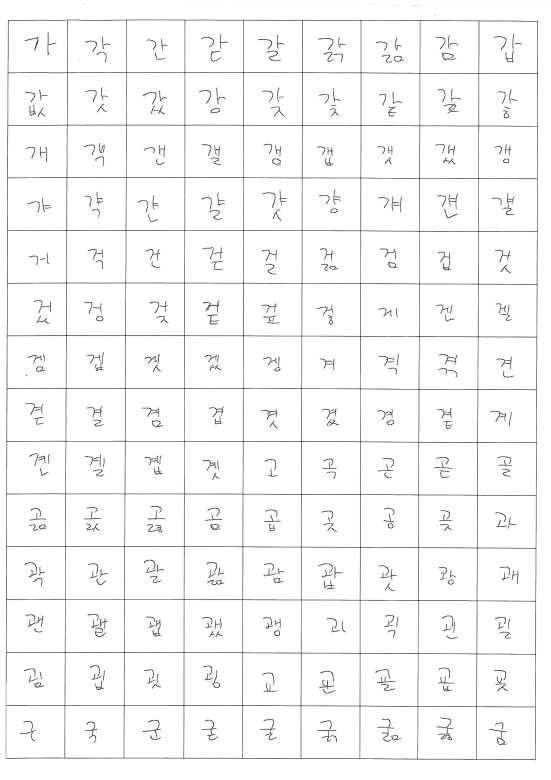
%> input picture Data/scan_data/001~01.jpg, 1653 x 2338 px (shown at 1/3 size); its folder holds only this picture in this run
$ octave main.m   (GNU Octave 9; MATLAB toolbox functions it lacks are replaced by stand-ins)
%> lines starting %> are read from the running program, lines starting %| are printed output that depends on the picture
### Data/imgresize.m
%# Initializations:
function [out] = imgresize(im, out_dims)

    %// Get some necessary variables first
    in_rows = size(im,1);
    in_cols = size(im,2);
    out_rows = out_dims(1);
    out_cols = out_dims(2);

    %// Let S_R = R / R'
    S_R = in_rows / out_rows;
    %// Let S_C = C / C'
    S_C = in_cols / out_cols;

    %// Define grid of co-ordinates in our image
    %// Generate (x,y) pairs for each point in our image
    [cf, rf] = meshgrid(1 : out_cols, 1 : out_rows);

    %// Let r_f = r'*S_R for r = 1,...,R'
    %// Let c_f = c'*S_C for c = 1,...,C'
    rf = rf * S_R;
    cf = cf * S_C;

    %// Let r = floor(rf) and c = floor(cf)
    r = floor(rf);
    c = floor(cf);

    %// Any values out of range, cap
    r(r < 1) = 1;
    c(c < 1) = 1;
    r(r > in_rows - 1) = in_rows - 1;
    c(c > in_cols - 1) = in_cols - 1;

    %// Let delta_R = rf - r and delta_C = cf - c
    delta_R = rf - r;
    delta_C = cf - c;

    %// Final line of algorithm
    %// Get column major indices for each point we wish
    %// to access
    in1_ind = sub2ind([in_rows, in_cols], r, c);
    in2_ind = sub2ind([in_rows, in_cols], r+1,c);
    in3_ind = sub2ind([in_rows, in_cols], r, c+1);
    in4_ind = sub2ind([in_rows, in_cols], r+1, c+1);

    %// Now interpolate
    %// Go through each channel for the case of colour
    %// Create output image that is the same class as input
    out = zeros(out_rows, out_cols, size(im, 3));
    out = cast(out, class(im));

    for idx = 1 : size(im, 3)
        chan = double(im(:,:,idx)); %// Get i'th channel
        %// Interpolate the channel
        tmp = chan(in1_ind).*(1 - delta_R).*(1 - delta_C) + ...
                       chan(in2_ind).*(delta_R).*(1 - delta_C) + ...
                       chan(in3_ind).*(1 - delta_R).*(delta_C) + ...
                       chan(in4_ind).*(delta_R).*(delta_C);
        out(:,:,idx) = cast(tmp, class(im));
    end

### Data/character_dist.m
function result = character_dist(pic)
    i_end = size(pic,1);
    j_end = size(pic,2);
    repic = double(reshape(pic,i_end*j_end,1));
    msize = 4;
    c = std(repic);			%weight for binary algorithm ( have a standard deviation)
    pic2 =-1*ones(i_end+8*msize,j_end+8*msize);	%for parallel processing, create pic2
    %all of pixel is -1 for making edge to be -1 since

    pic2([4*msize+1:i_end+4*msize],[4*msize+1:j_end+4*msize])=pic;
    for i = 4*msize+1:i_end+4*msize
        for j = 4*msize+1:j_end+4*msize
            newarr = pic2([i-4*msize:i+4*msize],[j-4*msize:j+4*msize]); %9 by 9 mask for binalization
            sumofpic = sum(sum(newarr)); %get all some of mask
            idx = find(newarr== -1); % get # of edge of pic2 by counting -1 pixel
            idxnum = length(idx);
            T_point = (sumofpic+idxnum)/((8*msize+1)^2-idxnum); %T_point = mean of mask without edge
            T_point = max(T_point,c);
            if T_point>=pic2(i,j)
                pic(i-4*msize,j-4*msize) = 0;
            end

        end

    end
    result = pic;
end

### Data/main.m
%% Set initial condition

close all
clear
%% Set Data_path and collect raw data in Data_path
scan_path = fullfile('scan_data'); %이 함수가 있는 곳에 data라는 폴더 안에 이미지 파일을 저장해 둘것.
data_scenes = dir(fullfile(scan_path, '*.jpg')); %data 폴더 내의 사진들을 dir형식으로 하나씩 파일 이름순으로 저장해둠

%% Set label of Korean data we want
string = '가각간갇갈갉갊감갑값갓갔강갖갗같갚갛개객갠갤갬갭갯갰갱갸갹갼걀걋걍걔걘걜거걱건걷걸걺검겁것겄겅겆겉겊겋게겐겔겜겝겟겠겡겨격겪견겯결겸겹겻겼경곁계곈곌곕곗고곡곤곧골곪곬곯곰곱곳공곶과곽관괄괆괌괍괏광괘괜괠괩괬괭괴괵괸괼굄굅굇굉교굔굘굡굣구국군굳굴굵굶굻굼굽굿궁궂궈궉권궐궜궝궤궷귀귁귄귈귐귑귓규균귤그극근귿글긁금급긋긍긔기긱긴긷길긺김깁깃깅깆깊까깍깎깐깔깖깜깝깟깠깡깥깨깩깬깰깸깹깻깼깽꺄꺅꺌꺼꺽꺾껀껄껌껍껏껐껑께껙껜껨껫껭껴껸껼꼇꼈꼍꼐꼬꼭꼰꼲꼴꼼꼽꼿꽁꽂꽃꽈꽉꽐꽜꽝꽤꽥꽹꾀꾄꾈꾐꾑꾕꾜꾸꾹꾼꿀꿇꿈꿉꿋꿍꿎꿔꿜꿨꿩꿰꿱꿴꿸뀀뀁뀄뀌뀐뀔뀜뀝뀨끄끅끈끊끌끎끓끔끕끗끙끝끼끽낀낄낌낍낏낑나낙낚난낟날낡낢남납낫났낭낮낯낱낳내낵낸낼냄냅냇냈냉냐냑냔냘냠냥너넉넋넌널넒넓넘넙넛넜넝넣네넥넨넬넴넵넷넸넹녀녁년녈념녑녔녕녘녜녠노녹논놀놂놈놉놋농높놓놔놘놜놨뇌뇐뇔뇜뇝뇟뇨뇩뇬뇰뇹뇻뇽누눅눈눋눌눔눕눗눙눠눴눼뉘뉜뉠뉨뉩뉴뉵뉼늄늅늉느늑는늘늙늚늠늡늣능늦늪늬늰늴니닉닌닐닒님닙닛닝닢다닥닦단닫달닭닮닯닳담답닷닸당닺닻닿대댁댄댈댐댑댓댔댕댜더덕덖던덛덜덞덟덤덥덧덩덫덮데덱덴델뎀뎁뎃뎄뎅뎌뎐뎔뎠뎡뎨뎬도독돈돋돌돎돐돔돕돗동돛돝돠돤돨돼됐되된될됨됩됫됴두둑둔둘둠둡둣둥둬뒀뒈뒝뒤뒨뒬뒵뒷뒹듀듄듈듐듕드득든듣들듦듬듭듯등듸디딕딘딛딜딤딥딧딨딩딪따딱딴딸땀땁땃땄땅땋때땍땐땔땜땝땟땠땡떠떡떤떨떪떫떰떱떳떴떵떻떼떽뗀뗄뗌뗍뗏뗐뗑뗘뗬또똑똔똘똥똬똴뙈뙤뙨뚜뚝뚠뚤뚫뚬뚱뛔뛰뛴뛸뜀뜁뜅뜨뜩뜬뜯뜰뜸뜹뜻띄띈띌띔띕띠띤띨띰띱띳띵라락란랄람랍랏랐랑랒랖랗래랙랜랠램랩랫랬랭랴략랸럇량러럭런럴럼럽럿렀렁렇레렉렌렐렘렙렛렝려력련렬렴렵렷렸령례롄롑롓로록론롤롬롭롯롱롸롼뢍뢨뢰뢴뢸룀룁룃룅료룐룔룝룟룡루룩룬룰룸룹룻룽뤄뤘뤠뤼뤽륀륄륌륏륑류륙륜률륨륩륫륭르륵른를름릅릇릉릊릍릎리릭린릴림립릿링마막만많맏말맑맒맘맙맛망맞맡맣매맥맨맬맴맵맷맸맹맺먀먁먈먕머먹먼멀멂멈멉멋멍멎멓메멕멘멜멤멥멧멨멩며멱면멸몃몄명몇몌모목몫몬몰몲몸몹못몽뫄뫈뫘뫙뫼묀묄묍묏묑묘묜묠묩묫무묵묶문묻물묽묾뭄뭅뭇뭉뭍뭏뭐뭔뭘뭡뭣뭬뮈뮌뮐뮤뮨뮬뮴뮷므믄믈믐믓미믹민믿밀밂밈밉밋밌밍및밑바박밖밗반받발밝밞밟밤밥밧방밭배백밴밸뱀뱁뱃뱄뱅뱉뱌뱍뱐뱝버벅번벋벌벎범법벗벙벚베벡벤벧벨벰벱벳벴벵벼벽변별볍볏볐병볕볘볜보복볶본볼봄봅봇봉봐봔봤봬뵀뵈뵉뵌뵐뵘뵙뵤뵨부북분붇불붉붊붐붑붓붕붙붚붜붤붰붸뷔뷕뷘뷜뷩뷰뷴뷸븀븃븅브븍븐블븜븝븟비빅빈빌빎빔빕빗빙빚빛빠빡빤빨빪빰빱빳빴빵빻빼빽뺀뺄뺌뺍뺏뺐뺑뺘뺙뺨뻐뻑뻔뻗뻘뻠뻣뻤뻥뻬뼁뼈뼉뼘뼙뼛뼜뼝뽀뽁뽄뽈뽐뽑뽕뾔뾰뿅뿌뿍뿐뿔뿜뿟뿡쀼쁑쁘쁜쁠쁨쁩삐삑삔삘삠삡삣삥사삭삯산삳살삵삶삼삽삿샀상샅새색샌샐샘샙샛샜생샤샥샨샬샴샵샷샹섀섄섈섐섕서석섞섟선섣설섦섧섬섭섯섰성섶세섹센셀셈셉셋셌셍셔셕션셜셤셥셧셨셩셰셴셸솅소속솎손솔솖솜솝솟송솥솨솩솬솰솽쇄쇈쇌쇔쇗쇘쇠쇤쇨쇰쇱쇳쇼쇽숀숄숌숍숏숑수숙순숟술숨숩숫숭숯숱숲숴쉈쉐쉑쉔쉘쉠쉥쉬쉭쉰쉴쉼쉽쉿슁슈슉슐슘슛슝스슥슨슬슭슴습슷승시식신싣실싫심십싯싱싶싸싹싻싼쌀쌈쌉쌌쌍쌓쌔쌕쌘쌜쌤쌥쌨쌩썅써썩썬썰썲썸썹썼썽쎄쎈쎌쏀쏘쏙쏜쏟쏠쏢쏨쏩쏭쏴쏵쏸쐈쐐쐤쐬쐰쐴쐼쐽쑈쑤쑥쑨쑬쑴쑵쑹쒀쒔쒜쒸쒼쓩쓰쓱쓴쓸쓺쓿씀씁씌씐씔씜씨씩씬씰씸씹씻씽아악안앉않알앍앎앓암압앗았앙앝앞애액앤앨앰앱앳앴앵야약얀얄얇얌얍얏양얕얗얘얜얠얩어억언얹얻얼얽얾엄업없엇었엉엊엌엎에엑엔엘엠엡엣엥여역엮연열엶엷염엽엾엿였영옅옆옇예옌옐옘옙옛옜오옥온올옭옮옰옳옴옵옷옹옻와왁완왈왐왑왓왔왕왜왝왠왬왯왱외왹왼욀욈욉욋욍요욕욘욜욤욥욧용우욱운울욹욺움웁웃웅워웍원월웜웝웠웡웨웩웬웰웸웹웽위윅윈윌윔윕윗윙유육윤율윰윱윳융윷으윽은을읊음읍읏응읒읓읔읕읖읗의읜읠읨읫이익인일읽읾잃임입잇있잉잊잎자작잔잖잗잘잚잠잡잣잤장잦재잭잰잴잼잽잿쟀쟁쟈쟉쟌쟎쟐쟘쟝쟤쟨쟬저적전절젊점접젓정젖제젝젠젤젬젭젯젱져젼졀졈졉졌졍졔조족존졸졺좀좁좃종좆좇좋좌좍좔좝좟좡좨좼좽죄죈죌죔죕죗죙죠죡죤죵주죽준줄줅줆줌줍줏중줘줬줴쥐쥑쥔쥘쥠쥡쥣쥬쥰쥴쥼즈즉즌즐즘즙즛증지직진짇질짊짐집짓징짖짙짚짜짝짠짢짤짧짬짭짯짰짱째짹짼쨀쨈쨉쨋쨌쨍쨔쨘쨩쩌쩍쩐쩔쩜쩝쩟쩠쩡쩨쩽쪄쪘쪼쪽쫀쫄쫌쫍쫏쫑쫓쫘쫙쫠쫬쫴쬈쬐쬔쬘쬠쬡쭁쭈쭉쭌쭐쭘쭙쭝쭤쭸쭹쮜쮸쯔쯤쯧쯩찌찍찐찔찜찝찡찢찧차착찬찮찰참찹찻찼창찾채책챈챌챔챕챗챘챙챠챤챦챨챰챵처척천철첨첩첫첬청체첵첸첼쳄쳅쳇쳉쳐쳔쳤쳬쳰촁초촉촌촐촘촙촛총촤촨촬촹최쵠쵤쵬쵭쵯쵱쵸춈추축춘출춤춥춧충춰췄췌췐취췬췰췸췹췻췽츄츈츌츔츙츠측츤츨츰츱츳층치칙친칟칠칡침칩칫칭카칵칸칼캄캅캇캉캐캑캔캘캠캡캣캤캥캬캭컁커컥컨컫컬컴컵컷컸컹케켁켄켈켐켑켓켕켜켠켤켬켭켯켰켱켸코콕콘콜콤콥콧콩콰콱콴콸쾀쾅쾌쾡쾨쾰쿄쿠쿡쿤쿨쿰쿱쿳쿵쿼퀀퀄퀑퀘퀭퀴퀵퀸퀼큄큅큇큉큐큔큘큠크큭큰클큼큽킁키킥킨킬킴킵킷킹타탁탄탈탉탐탑탓탔탕태택탠탤탬탭탯탰탱탸턍터턱턴털턺텀텁텃텄텅테텍텐텔템텝텟텡텨텬텼톄톈토톡톤톨톰톱톳통톺톼퇀퇘퇴퇸툇툉툐투툭툰툴툼툽툿퉁퉈퉜퉤튀튁튄튈튐튑튕튜튠튤튬튱트특튼튿틀틂틈틉틋틔틘틜틤틥티틱틴틸팀팁팃팅파팍팎판팔팖팜팝팟팠팡팥패팩팬팰팸팹팻팼팽퍄퍅퍼퍽펀펄펌펍펏펐펑페펙펜펠펨펩펫펭펴편펼폄폅폈평폐폘폡폣포폭폰폴폼폽폿퐁퐈퐝푀푄표푠푤푭푯푸푹푼푿풀풂품풉풋풍풔풩퓌퓐퓔퓜퓟퓨퓬퓰퓸퓻퓽프픈플픔픕픗피픽핀필핌핍핏핑하학한할핥함합핫항해핵핸핼햄햅햇했행햐향허헉헌헐헒험헙헛헝헤헥헨헬헴헵헷헹혀혁현혈혐협혓혔형혜혠혤혭호혹혼홀홅홈홉홋홍홑화확환활홧황홰홱홴횃횅회획횐횔횝횟횡효횬횰횹횻후훅훈훌훑훔훗훙훠훤훨훰훵훼훽휀휄휑휘휙휜휠휨휩휫휭휴휵휸휼흄흇흉흐흑흔흖흗흘흙흠흡흣흥흩희흰흴흼흽힁히힉힌힐힘힙힛힝';
% string은 원하는 한글데이터로 맞춤 (우리의 경우 2350개의 한글완성형을 데이터셋으로 설정)

missing_line = [0]; %실수로 놓친 라인 입력. 놓친라인 제외하고 데이터 수집

missing_help = 0:length(missing_line)-1; %누락된 줄 계산하기 위해 생성한 변수

missing_line = missing_help + missing_line;

if sum(missing_line) ~=0
    missing_line = (missing_line-1)*9+1;
end

string = double(string);
string_length = length(string);
string = string-44032;

%unicode를 이용해 string의 순서대로 한글의 초성, 중성, 종성의 vector를 만듦
maxsheet = ceil(string_length./126);

sheetidx = 1;
stringidx = 1; %string의 n번째 데이터를 표시하는 index
dataidx = 1; %데이터 셋의 순서를 표시하는 index
% [5 lines of commented-out code are left out]

%% take scanned data and seperate it along the line.
for k = 1:length(data_scenes)
    if sheetidx > maxsheet
        stringidx = 1;
        sheetidx = 1;
        dataidx = dataidx+1;
    end
    img = imread( fullfile( scan_path, data_scenes(k).name ));
%> img is the input picture: size 2338x1653 uint8; min 0, max 255, mean 247.6
    if(size(img,3) > 1)
        img = rgb2gray(img);
    end
    img = imgresize(img,[960,690]);
%> in imgresize, `r(r < 1) = 1;`:
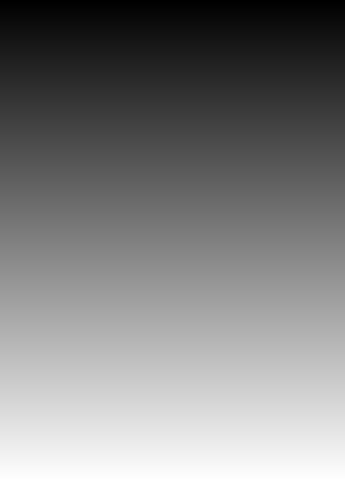
%> r: size 960x690 double (shown at 1/2 size); min 2, max 2338, mean 1169.7; drawn with min black and max white
%> in imgresize, `c(c < 1) = 1;`:
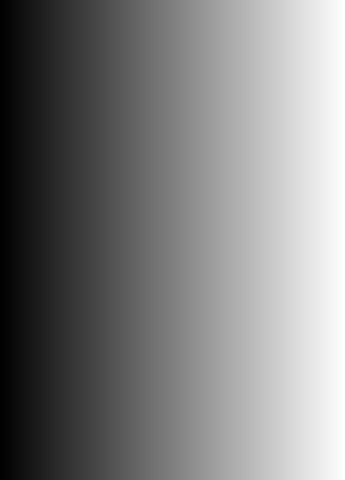
%> c: size 960x690 double (shown at 1/2 size); min 2, max 1653, mean 827.2; drawn with min black and max white
%> the loop in imgresize, `for idx = 1 : size(im, 3)` made 1 pass
%> pass 1, in imgresize, `tmp = chan(in1_ind).*(1 - delta_R).*(1 - delta_C) + chan(in2_ind).*(de..`:
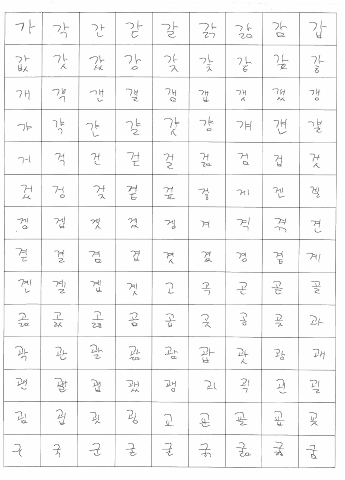
%> tmp: size 960x690 double (shown at 1/2 size); min 0, max 255, mean 247.6; drawn with min black and max white
    %이미지를 graylevel의 작은 이미지로 수정
    img = 255-img;
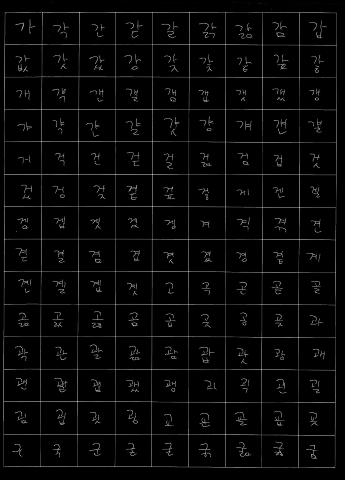
%> img: size 960x690 uint8 (shown at 1/2 size); min 0, max 255, mean 7.4
    %색상을 반전시켜 이미지의 배경을 구분
    pic = character_dist(img);
%> in character_dist, `c = std(repic);`: c = 32.25
%> in character_dist, `pic2([4*msize+1:i_end+4*msize],[4*msize+1:j_end+4*msize])=pic;`:
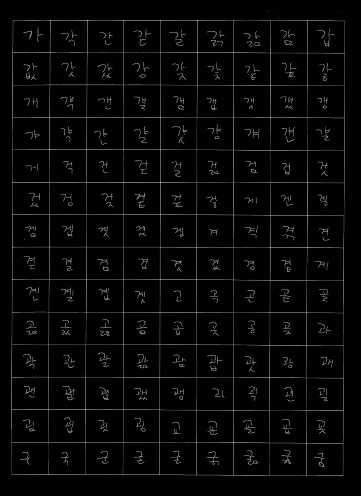
%> pic2: size 992x722 double (shown at 1/2 size); min -1, max 255, mean 6.7; drawn with min black and max white
        idxmatrix = (pic ~= 0 );
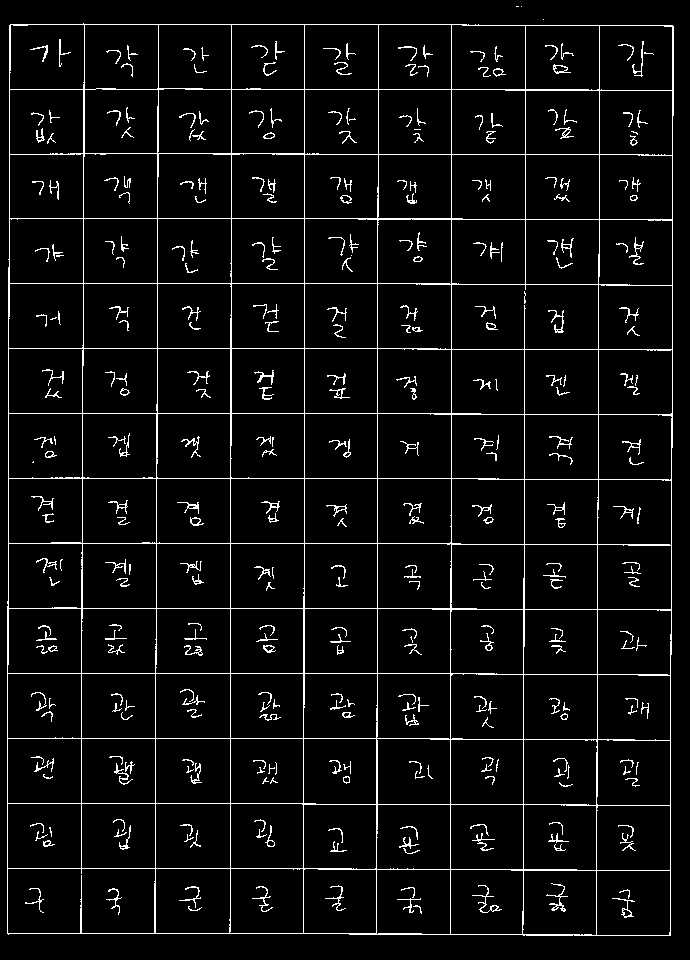
%> idxmatrix: size 960x690 logical; 5.3% white in thin lines or dots
    projection_1 = sum(idxmatrix,1);
%> projection_1 = 690 values, max 689 at index 305, min 0 at index 1, mean 50.47
    projection_2 = sum(idxmatrix,2);
%> projection_2 = 960 values, max 560 at index 90, min 0 at index 1, mean 36.27
%    white_region1 = find(projection_1 >= 240);
%    white_region2 = find(projection_2 >= 240);
    x_pick = zeros(1,1);
    y_pick = zeros(1,1);
    pick_idx = 1;
    imgsize = [60 60];
    threshold = 200;
    countidx = [0 0];
    breakloop = 0;
    breakloop2 = 0;
    while length(x_pick) ~= 10
        x_pick = zeros(1,1);
        x_candidate = find(projection_1 >= threshold);
        candnum_x = length(x_candidate);
        x_candidate(2:candnum_x+1) = x_candidate;
        x_candidate(1) = 0;

        for i = 1:length(x_candidate)-1
            temp = x_candidate(i+1)-x_candidate(i);
            if temp > 10
                x_pick(pick_idx) = x_candidate(i+1);
                pick_idx=pick_idx+1;
            end
        end
        if length(x_pick) > 10
            threshold = threshold + 10;
            countidx(1) = 1;
        end
        if length(x_pick) < 10
            threshold = threshold - 10;
            countidx(2) = 1;
        end
        if sum(countidx) ==2
            breakloop2 = 1;
            break;
        end
        pick_idx = 1;
    end
%> this loop made 8 passes
%> candnum_x on passes 1 to 8: 28, 28, 28, 28, 29, 29, 30, 32
%> after the loop, breakloop2 = 1; countidx = [1 1]; threshold = 140; x_candidate = 33 values from 0 to 673; x_pick = [82 156 231 304 377 451 524 563 597 633 671]
    if breakloop2 == 1
        sheetidx = sheetidx+1;
        stringidx = stringidx+126;
        continue
    end
    countidx = [0 0];
    while length(y_pick) ~= 15

        y_pick = zeros(1,1);
        y_candidate = find(projection_2 >= threshold);
        candnum_y = length(y_candidate);
        y_candidate(2:candnum_y+1) = y_candidate;
        y_candidate(1) = 0;
        for i = 1:candnum_y-1
            temp = y_candidate(i+1) - y_candidate(i);
            if temp > 10
                y_pick(pick_idx) = y_candidate(i+1);
                pick_idx = pick_idx+1;
            end
        end
        if length(y_pick) > 15
            threshold = threshold + 10;
            countidx(1) = 1;
        end
        if length(y_pick) < 15
            threshold = threshold - 10;
            countidx(2) = 1;
        end
        if sum(countidx) == 2
            breakloop2 = 1;
            break
        end
        pick_idx = 1;
    end

    if breakloop2 == 1
        sheetidx = sheetidx+1;
        stringidx = stringidx+126;
        continue
    end
    x_point = zeros(0,length(x_pick));
    y_point = zeros(0,length(y_pick));

    for i = 1:length(x_pick)
 %       temp_proj = projection_1(i:i+x_partition-1);
 %       pickpoint = x_partition*rotation_num + find(temp_proj==min(temp_proj))(1);
        x_point(pick_idx) = x_pick(i)-5;
        pick_idx = pick_idx+1;
        x_point(pick_idx) = x_pick(i)+5;
        pick_idx = pick_idx+1;
%        rotation_num = rotation_num+1;
    end
    pick_idx = 1;
    %rotation_num = 0;
    diff_x = diff(x_pick);
    diff_y = diff(y_pick);
    returnidx = min(min(diff_x),min(diff_y));
    if returnidx < 50
        sheetidx = sheetidx+1;
        stringidx = stringidx+126;
        continue
    end
    for j = 1:length(y_pick)
   %     temp_proj = projection_2(j:j+y_partition-1);
   %     pickpoint = y_partition*rotation_num + find(temp_proj==max(temp_proj));
        y_point(pick_idx) = y_pick(j)-5;
        pick_idx = pick_idx+1;
        y_point(pick_idx) = y_pick(j)+5;
        pick_idx = pick_idx+1;
   %     rotation_num = rotation_num+1;
    end
    x_point = x_point(2:end-1);
    y_point = y_point(2:end-1);
    %pick_idx = 1;
    for j = 1:2:28
        if breakloop ==1
            break;
        end
        for i = 1:2:18
            if sum(stringidx == missing_line) == 1
                stringidx = stringidx+9;
            end
            %if pick_idx >112
            %   break
            %end
            start_x = x_point(i);
            end_x = x_point(i+1);
            start_y = y_point(j);
            end_y = y_point(j+1);
            charimg = pic(start_y:end_y,start_x:end_x);
            charimg = imgresize(charimg, imgsize);
            charimg2 = charimg;
            charimg = noisefiltering(charimg);
            charimg = meanshift(charimg);
            charimg = noisefiltering(charimg);
            charimg = meanshift(charimg);
            charimg = sum(charimg,3)/size(charimg,3);

            ini = floor(string(stringidx)/588);
            temp = mod(string(stringidx),588);
            med = floor(temp/28);
            fin = mod(temp,28);

            dir_path_ini = sprintf('1_%d',ini);
            dir_path_med = sprintf('2_%d',med);
            dir_path_fin = sprintf('3_%d',fin);

            data_number_ini = length(dir(fullfile(dir_path_ini, '*.jpg')));
            data_number_med = length(dir(fullfile(dir_path_med, '*.jpg')));
            data_number_fin = length(dir(fullfile(dir_path_fin, '*.jpg')));


            data_path_ini = sprintf('%s/%d.jpg' ,dir_path_ini ,data_number_ini);
            imwrite(charimg,data_path_ini);

            data_path_med = sprintf('%s/%d.jpg' ,dir_path_med, data_number_med);
            imwrite(charimg,data_path_med);

            data_path_fin = sprintf('%s/%d.jpg' ,dir_path_fin, data_number_fin);
            imwrite(charimg,data_path_fin);


            sprintf('%d 번째 사진의 %d번째 글자가 생성되었습니다.',dataidx,stringidx)
            stringidx = stringidx+1;
            if stringidx > string_length
                stringidx = 1;
                breakloop = 1;
                break;
            end
        end


    end
    sheetidx = sheetidx+1;
    if breakloop ==1
        continue;
    end
end
